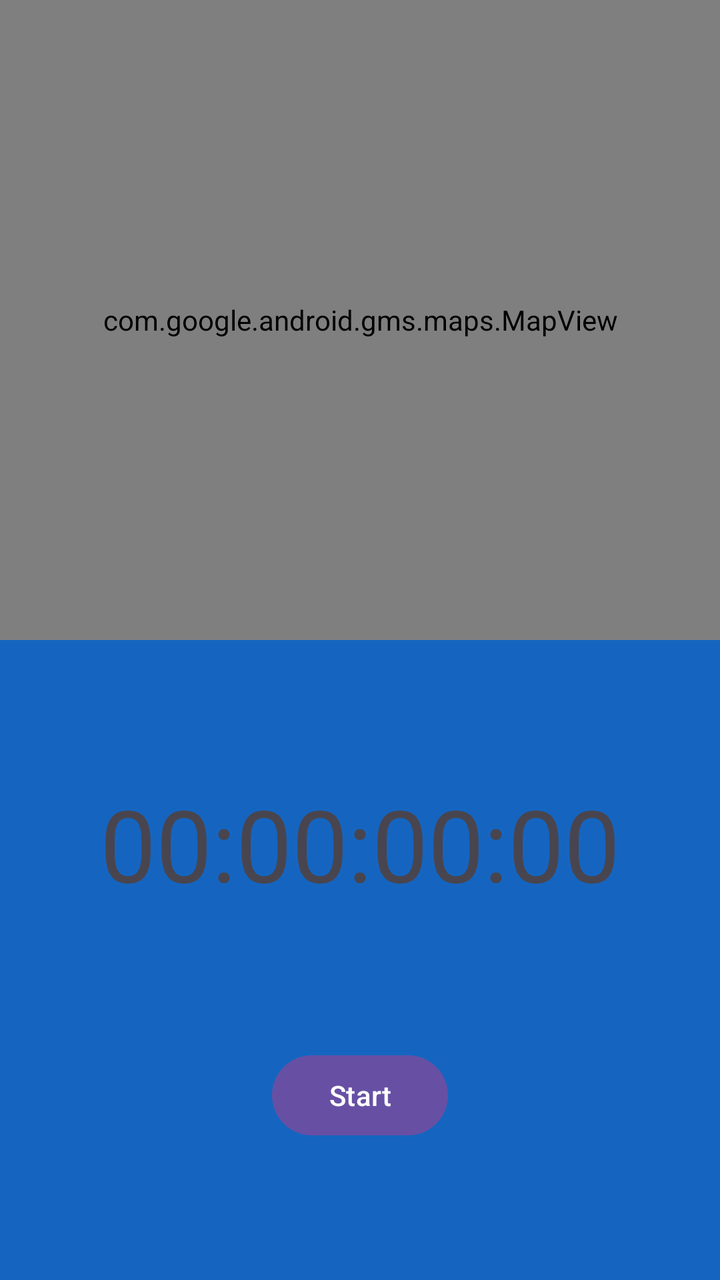
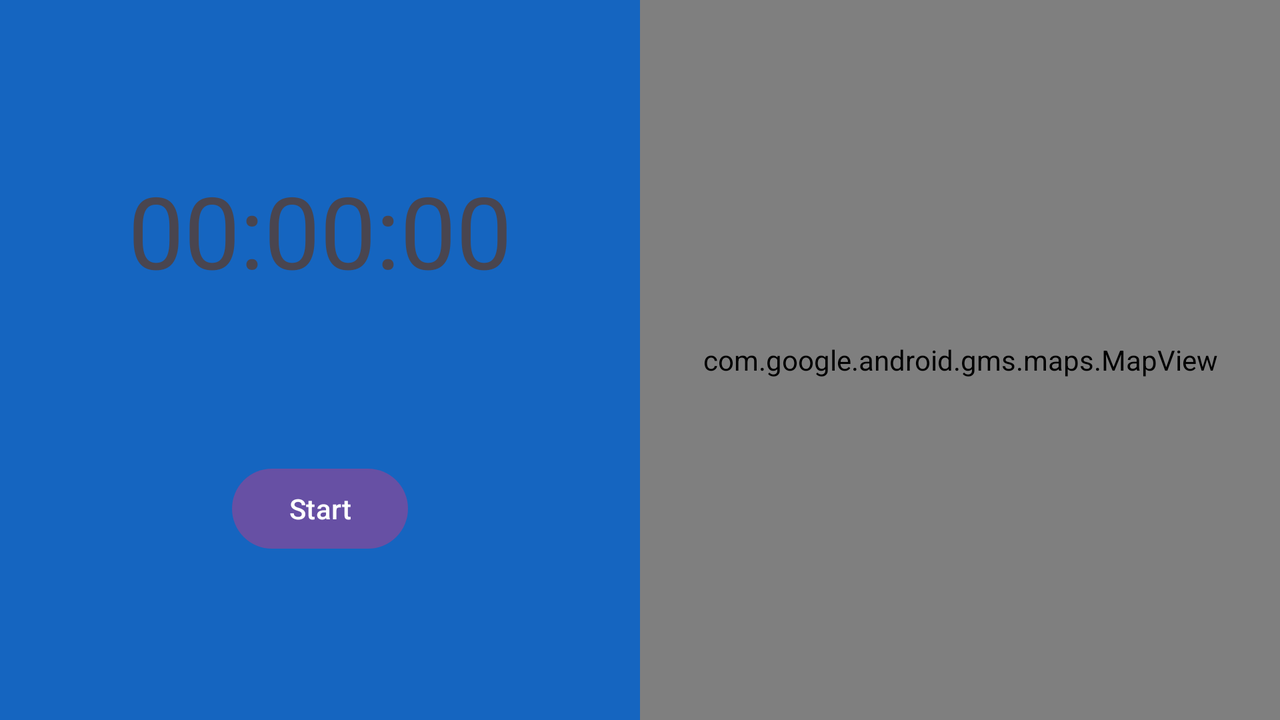

One screen, two layout resources from the same app: the default and the repository's alternative for another configuration. Each is rendered where Android would select it; the XML of both is given below.
<!-- AndroidManifest.xml: application theme Theme.RunningApp -->
<!-- res/layout/fragment_tracking.xml -->
<?xml version="1.0" encoding="utf-8"?>
<androidx.constraintlayout.widget.ConstraintLayout xmlns:android="http://schemas.android.com/apk/res/android"
    xmlns:app="http://schemas.android.com/apk/res-auto"
    xmlns:tools="http://schemas.android.com/tools"
    android:id="@+id/frameLayout3"
    android:layout_width="match_parent"
    android:layout_height="match_parent"
    tools:context=".ui.fragments.TrackingFragment">

    <androidx.constraintlayout.widget.ConstraintLayout
        android:id="@+id/clInnerLayout"
        android:layout_width="match_parent"
        android:layout_height="0dp"
        android:background="@color/md_blue_800"
        app:layout_constraintBottom_toBottomOf="parent"
        app:layout_constraintEnd_toEndOf="parent"
        app:layout_constraintHorizontal_bias="0.5"
        app:layout_constraintStart_toStartOf="parent"
        app:layout_constraintTop_toBottomOf="@+id/mapView">

        <com.google.android.material.textview.MaterialTextView
            android:id="@+id/tvTimer"
            android:layout_width="wrap_content"
            android:layout_height="wrap_content"
            android:text="00:00:00:00"
            android:textSize="50sp"
            app:layout_constraintBottom_toTopOf="@+id/btnToggleRun"
            app:layout_constraintEnd_toEndOf="parent"
            app:layout_constraintHorizontal_bias="0.5"
            app:layout_constraintStart_toStartOf="parent"
            app:layout_constraintTop_toTopOf="parent" />

        <com.google.android.material.button.MaterialButton
            android:id="@+id/btnToggleRun"
            android:layout_width="wrap_content"
            android:layout_height="wrap_content"
            android:text="Start"
            app:layout_constraintBottom_toBottomOf="parent"
            app:layout_constraintEnd_toStartOf="@+id/btnFinishRun"
            app:layout_constraintHorizontal_bias="0.5"
            app:layout_constraintStart_toStartOf="parent"
            app:layout_constraintTop_toBottomOf="@+id/tvTimer" />

        <com.google.android.material.button.MaterialButton
            android:id="@+id/btnFinishRun"
            android:layout_width="wrap_content"
            android:layout_height="wrap_content"
            android:text="Finish Run"
            android:visibility="gone"
            app:layout_constraintBottom_toBottomOf="parent"
            app:layout_constraintEnd_toEndOf="parent"
            app:layout_constraintHorizontal_bias="0.5"
            app:layout_constraintStart_toEndOf="@+id/btnToggleRun"
            app:layout_constraintTop_toBottomOf="@+id/tvTimer" />


    </androidx.constraintlayout.widget.ConstraintLayout>

    <com.google.android.material.textview.MaterialTextView
        android:id="@+id/tvLetsGo"
        android:layout_width="wrap_content"
        android:layout_height="wrap_content"
        android:text="Let's go, USERNAME!"
        android:textAlignment="center"
        android:textSize="50sp"
        android:visibility="gone"
        app:layout_constraintBottom_toTopOf="@+id/clInnerLayout"
        app:layout_constraintEnd_toEndOf="parent"
        app:layout_constraintHorizontal_bias="0.5"
        app:layout_constraintStart_toStartOf="parent"
        app:layout_constraintTop_toTopOf="parent" />

    <com.google.android.gms.maps.MapView
        android:id="@+id/mapView"
        android:layout_width="match_parent"
        android:layout_height="0dp"
        app:layout_constraintBottom_toTopOf="@+id/clInnerLayout"
        app:layout_constraintEnd_toEndOf="parent"
        app:layout_constraintHorizontal_bias="0.5"
        app:layout_constraintStart_toStartOf="parent"
        app:layout_constraintTop_toTopOf="parent" />

    <ProgressBar
        android:id="@+id/progressBar"
        style="?android:attr/progressBarStyle"
        android:layout_width="wrap_content"
        android:layout_height="wrap_content"
        android:visibility="gone"
        app:layout_constraintBottom_toTopOf="@+id/clInnerLayout"
        app:layout_constraintEnd_toEndOf="parent"
        app:layout_constraintStart_toStartOf="parent"
        app:layout_constraintTop_toTopOf="parent" />

</androidx.constraintlayout.widget.ConstraintLayout>
<!-- resources referenced by this layout -->
<resources>
  <color name="md_blue_800">#1565C0</color>
  <style name="Theme.RunningApp" parent="Base.Theme.RunningApp" />
  <style name="Base.Theme.RunningApp" parent="Theme.Material3.DayNight.NoActionBar">
          
          
      </style>
</resources>
<!-- res/layout-land/fragment_tracking.xml (the repository's variant of the layout above) -->
<!-- drawn on the phone turned sideways -->
<?xml version="1.0" encoding="utf-8"?>
<androidx.constraintlayout.widget.ConstraintLayout xmlns:android="http://schemas.android.com/apk/res/android"
    xmlns:app="http://schemas.android.com/apk/res-auto"
    xmlns:tools="http://schemas.android.com/tools"
    android:id="@+id/frameLayout3"
    android:layout_width="match_parent"
    android:layout_height="match_parent"
    tools:context=".ui.fragments.TrackingFragment">

    <androidx.constraintlayout.widget.ConstraintLayout
        android:id="@+id/clInnerLayout"
        android:layout_width="0dp"
        android:layout_height="0dp"
        android:background="@color/md_blue_800"
        app:layout_constraintBottom_toBottomOf="parent"
        app:layout_constraintEnd_toStartOf="@+id/mapView"
        app:layout_constraintHorizontal_bias="0.5"
        app:layout_constraintStart_toStartOf="parent"
        app:layout_constraintTop_toTopOf="parent">

        <com.google.android.material.textview.MaterialTextView
            android:id="@+id/tvTimer"
            android:layout_width="wrap_content"
            android:layout_height="wrap_content"
            android:text="00:00:00"
            android:textSize="50sp"
            app:layout_constraintBottom_toTopOf="@+id/btnToggleRun"
            app:layout_constraintEnd_toEndOf="parent"
            app:layout_constraintHorizontal_bias="0.5"
            app:layout_constraintStart_toStartOf="parent"
            app:layout_constraintTop_toTopOf="parent" />

        <com.google.android.material.button.MaterialButton
            android:id="@+id/btnToggleRun"
            android:layout_width="wrap_content"
            android:layout_height="wrap_content"
            android:text="Start"
            app:layout_constraintBottom_toBottomOf="parent"
            app:layout_constraintEnd_toStartOf="@+id/btnFinishRun"
            app:layout_constraintHorizontal_bias="0.5"
            app:layout_constraintStart_toStartOf="parent"
            app:layout_constraintTop_toBottomOf="@+id/tvTimer" />

        <com.google.android.material.button.MaterialButton
            android:id="@+id/btnFinishRun"
            android:layout_width="wrap_content"
            android:layout_height="wrap_content"
            android:text="Finish run"
            android:visibility="gone"
            app:layout_constraintBottom_toBottomOf="parent"
            app:layout_constraintEnd_toEndOf="parent"
            app:layout_constraintHorizontal_bias="0.5"
            app:layout_constraintStart_toEndOf="@+id/btnToggleRun"
            app:layout_constraintTop_toBottomOf="@+id/tvTimer" />

    </androidx.constraintlayout.widget.ConstraintLayout>

    <com.google.android.gms.maps.MapView
        android:id="@+id/mapView"
        android:layout_width="0dp"
        android:layout_height="0dp"
        android:visibility="visible"
        app:layout_constraintBottom_toBottomOf="parent"
        app:layout_constraintEnd_toEndOf="parent"
        app:layout_constraintHorizontal_bias="0.5"
        app:layout_constraintStart_toEndOf="@+id/clInnerLayout"
        app:layout_constraintTop_toTopOf="parent" />

</androidx.constraintlayout.widget.ConstraintLayout>
